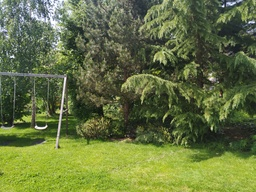
#> input picture images/random_forest2.jpg, 256 x 192 px, shrunk from 4000 x 3000 before the run
$ python stitch.py   (older library calls are emulated)
#> lines starting #> are read from the running program, lines starting #| are printed output that depends on the picture; after the words box and inside, x2 and y2 are one past the last pixel; in counts of white or black regions, pixels touching at a corner belong together
### Stitcher.py
# import the necessary packages
import imutils
import numpy as np
import cv2
import copy


class Stitcher:
    def __init__(self):
        # determine if we are using OpenCV v3.X
        self.isv3 = imutils.is_cv3(or_better=True)

    def stitch(self, imageA, imageB, ratio=0.75, reprojThresh=4.0, showMatches=False):
        # unpack the images, then detect keypoints and extract
        # local invariant descriptors from them
        # (imageB, imageA) = images
        (kpsA, featuresA) = self.detectAndDescribe(imageA)
        (kpsB, featuresB) = self.detectAndDescribe(imageB)
        # match features between the two images
        M = self.matchKeypoints(kpsA, kpsB, featuresA, featuresB, ratio, reprojThresh)
        # if the match is None, then there aren't enough matched
        # keypoints to create a panorama
        if M is None:
            return None
        # otherwise, apply a perspective warp to stitch the images
        # together
        (matches, H, status) = M
        result = cv2.warpPerspective(imageA, H, (imageA.shape[1] + imageB.shape[1], imageA.shape[0]))
        result[0:imageB.shape[0], 0:imageB.shape[1]] = imageB
        # check to see if the keypoint matches should be visualized
        if showMatches:
            vis = self.drawMatches(imageA, imageB, kpsA, kpsB, matches,
                                   status)
            # return a tuple of the stitched image and the
            # visualization
            return (result, H, vis)
        # return the stitched image
        return result, H

    def detectAndDescribe(self, image):
        # convert the image to grayscale
        gray = cv2.cvtColor(image, cv2.COLOR_BGR2GRAY)
        # check to see if we are using OpenCV 3.X
        if self.isv3:
            # detect and extract features from the image
            descriptor = cv2.xfeatures2d.SIFT_create()
            (kps, features) = descriptor.detectAndCompute(image, None)
        # otherwise, we are using OpenCV 2.4.X
        else:
            # detect keypoints in the image
            detector = cv2.FeatureDetector_create("SIFT")
            kps = detector.detect(gray)
            # extract features from the image
            extractor = cv2.DescriptorExtractor_create("SIFT")
            (kps, features) = extractor.compute(gray, kps)
        # convert the keypoints from KeyPoint objects to NumPy
        # arrays
        kps = np.float32([kp.pt for kp in kps])
        # return a tuple of keypoints and features
        return (kps, features)

    def matchKeypoints(self, kpsA, kpsB, featuresA, featuresB, ratio, reprojThresh):
        # compute the raw matches and initialize the list of actual
        # matches
        matcher = cv2.DescriptorMatcher_create("BruteForce")
        rawMatches = matcher.knnMatch(featuresA, featuresB, 2)
        matches = []
        # loop over the raw matches
        for m in rawMatches:
            # ensure the distance is within a certain ratio of each
            # other (i.e. Lowe's ratio test)
            if len(m) == 2 and m[0].distance < m[1].distance * ratio:
                matches.append((m[0].trainIdx, m[0].queryIdx))
        # computing a homography requires at least 4 matches
        if len(matches) > 4:
            # construct the two sets of points
            ptsA = np.float32([kpsA[i] for (_, i) in matches])
            ptsB = np.float32([kpsB[i] for (i, _) in matches])
            # compute the homography between the two sets of points
            (H, status) = cv2.findHomography(ptsA, ptsB, cv2.RANSAC,
                                             reprojThresh)
            # return the matches along with the homograpy matrix
            # and status of each matched point
            return (matches, H, status)
        # otherwise, no homograpy could be computed
        return None

    def drawMatches(self, imageA, imageB, kpsA, kpsB, matches, status):
        # initialize the output visualization image
        (hA, wA) = imageA.shape[:2]
        (hB, wB) = imageB.shape[:2]
        vis = np.zeros((max(hA, hB), wA + wB, 3), dtype="uint8")
        vis[0:hA, 0:wA] = imageA
        vis[0:hB, wA:] = imageB
        # loop over the matches
        for ((trainIdx, queryIdx), s) in zip(matches, status):
            # only process the match if the keypoint was successfully
            # matched
            if s == 1:
                # draw the match
                ptA = (int(kpsA[queryIdx][0]), int(kpsA[queryIdx][1]))
                ptB = (int(kpsB[trainIdx][0]) + wA, int(kpsB[trainIdx][1]))
                cv2.line(vis, ptA, ptB, (0, 255, 0), 1)
        # return the visualization
        return vis

### stitch.py
import time

import cv2
import imutils
from Stitcher import Stitcher
import copy
import numpy as np

if __name__ == "__main__":
    imageA = cv2.imread("images/random_forest2.jpg")
#> imageA is the input picture: shape (192, 256, 3); mean B, G, R 65.2, 114.2, 100.8
    imageB = cv2.imread("images/random_forest1_lowexposure.jpg")
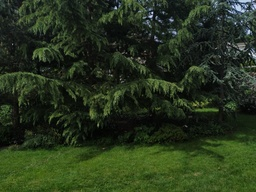
#> input picture images/random_forest1_lowexposure.jpg, 256 x 192 px, shrunk from 4000 x 3000 before the run
#> imageB is the input picture: shape (192, 256, 3); mean B, G, R 29.2, 52.7, 39.2
    # imageA = cv2.imread("images/boat1.jpg")
    # imageB = cv2.imread("images/boat2.jpg")
    imageA = imutils.resize(imageA, width=2000)
#> imageA: shape (1500, 2000, 3)
    imageB = imutils.resize(imageB, width=2000)
#> imageB: shape (1500, 2000, 3)
    # stitch the images together to create a panorama
    stitcher = Stitcher()
    (result, H, vis) = stitcher.stitch(imageB, imageA, showMatches=True)
#> in detectAndDescribe, `gray = cv2.cvtColor(image, cv2.COLOR_BGR2GRAY)`:
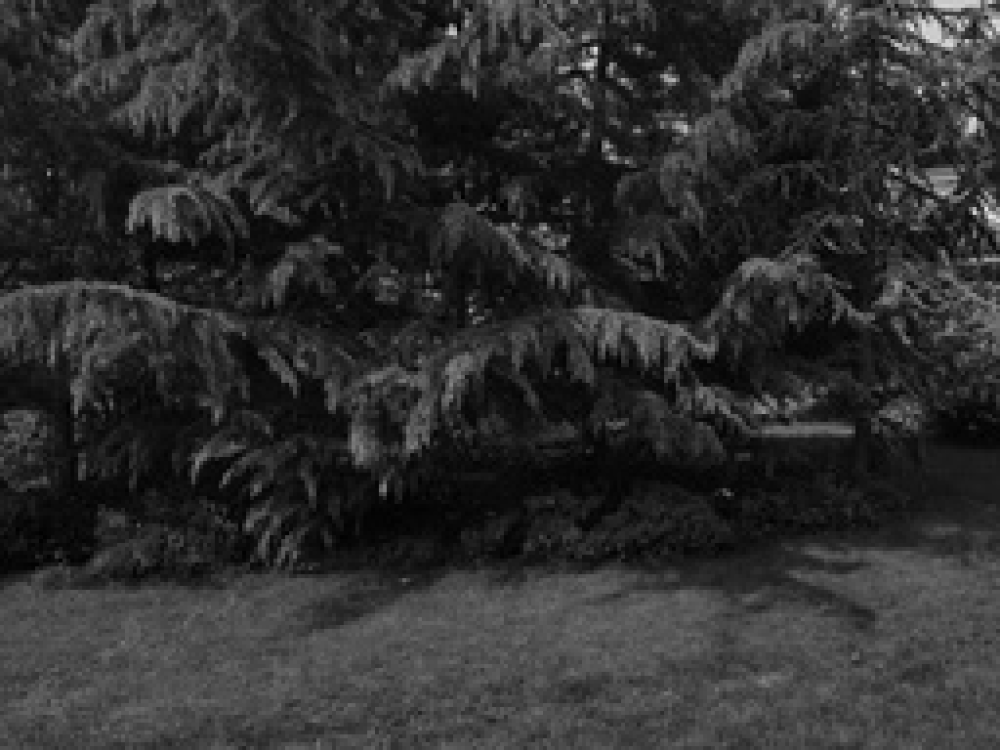
#> gray: shape (1500, 2000) (shown at 1/2 size); min 1, max 227, mean 46
#> in detectAndDescribe, `kps = detector.detect(gray)`: kps = 4363 keypoints; strongest (x, y, size): (1190, 100, 10.1), (904, 62, 13.5), (1949, 424, 8.5), (1178, 130, 16.5)
#> in detectAndDescribe, `kps = np.float32([kp.pt for kp in kps])`: kps = 4363 pairs, first value 5.23 to 1994.5, second value 4.81 to 1488.1
#> in stitch, `(kpsA, featuresA) = self.detectAndDescribe(imageA)`: kpsA has the same summary as kps in detectAndDescribe
#> in detectAndDescribe (call 2), `gray = cv2.cvtColor(image, cv2.COLOR_BGR2GRAY)`:
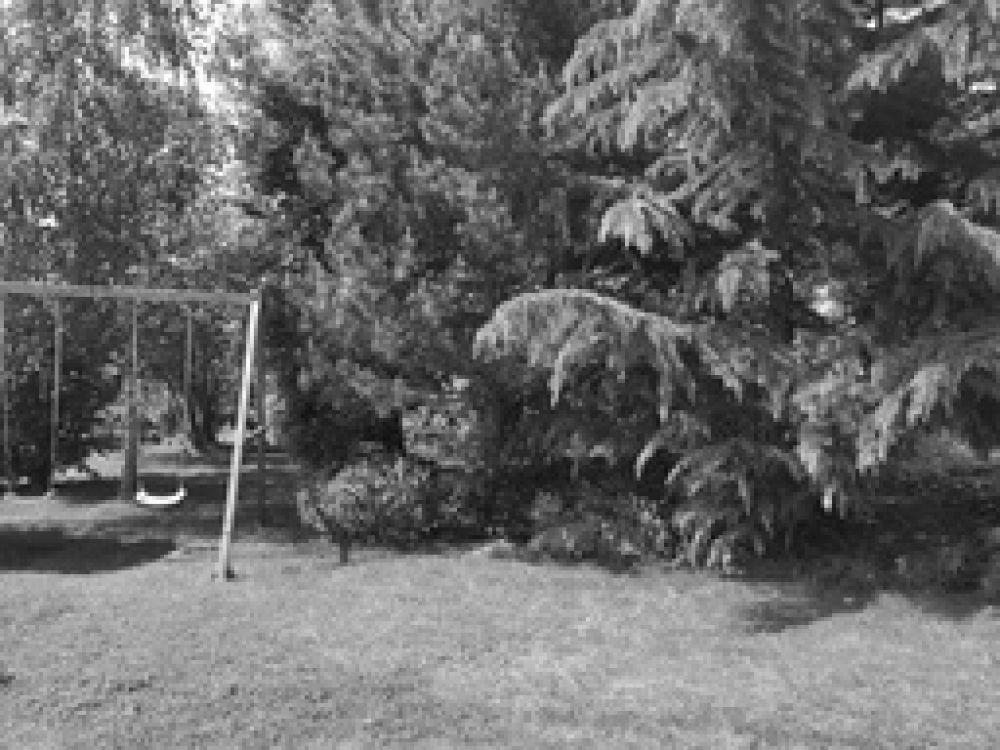
#> gray: shape (1500, 2000) (shown at 1/2 size); min 12, max 254, mean 104.6
#> in detectAndDescribe (call 2), `kps = detector.detect(gray)`: kps = 10470 keypoints; strongest (x, y, size): (1654, 1005, 13.6), (361, 988, 12.2), (284, 992, 15.8), (102, 442, 16)
#> in detectAndDescribe (call 2), `kps = np.float32([kp.pt for kp in kps])`: kps = 10470 pairs, first value 4.74 to 1994.3, second value 4.76 to 1490
#> in stitch, `(kpsB, featuresB) = self.detectAndDescribe(imageB)`: kpsB has the same summary as kps in detectAndDescribe
#> in matchKeypoints, `rawMatches = matcher.knnMatch(featuresA, featuresB, 2)`: rawMatches = 4363 matches
#> after the loop in matchKeypoints, `for m in rawMatches:`: matches = 125 pairs, first value 148 to 10391, second value 2 to 4312
#> in matchKeypoints, `ptsA = np.float32([kpsA[i] for (_, i) in matches])`: ptsA = 125 pairs, first value 5.78 to 1982.4, second value 9.07 to 1163.2
#> in matchKeypoints, `ptsB = np.float32([kpsB[i] for (i, _) in matches])`: ptsB = 125 pairs, first value 29.28 to 1970.3, second value 9.5 to 1462
#> in matchKeypoints, `(H, status) = cv2.findHomography(ptsA, ptsB, cv2.RANSAC, reprojThresh)`: H = [[-0.537, -0.978, 1505.3], [0.0815, 0.0198, 50.6], [-3.75e-05, -0.000814, 1]]; status = 125 values, max 1 at index 6, min 0 at index 0, mean 0.048
#> in drawMatches, `vis[0:hB, wA:] = imageB`:
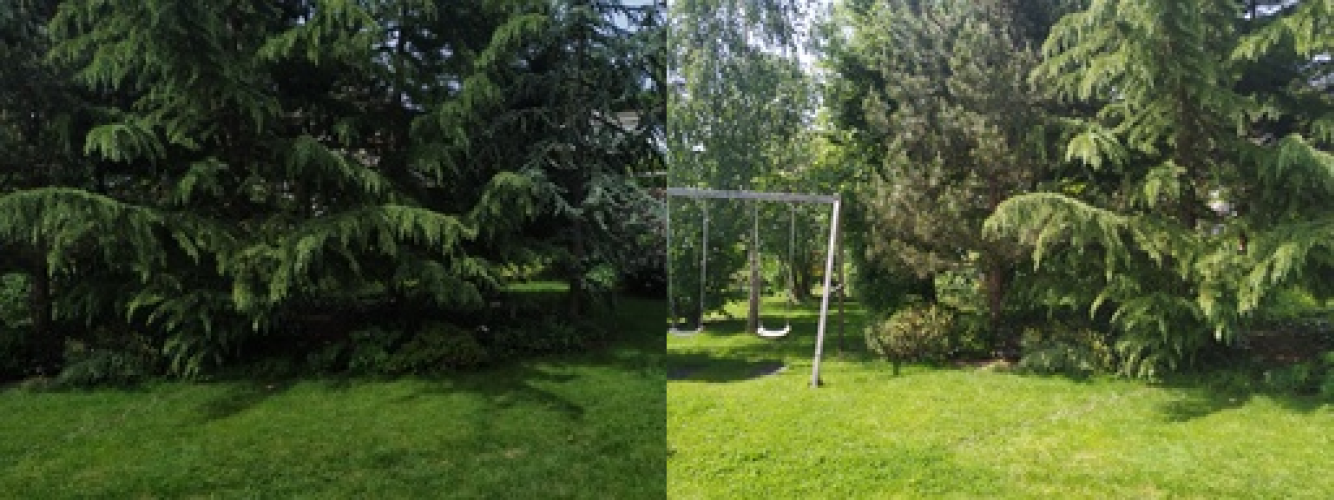
#> vis: shape (1500, 4000, 3) (shown at 1/3 size); mean B, G, R 47.2, 83.4, 70
#> the loop in drawMatches, `for ((trainIdx, queryIdx), s) in zip(matches, status):` made 125 passes
#> (trainIdx, queryIdx, s, ptA, ptB) on passes 7, 8, 25, 34: (9387, 285, [1], (197, 665), (3661, 177)), (9388, 286, [1], (197, 665), (3661, 177)), (9871, 870, [1], (462, 1045), (3790, 829)), (8474, 1070, [1], (568, 1066), (3427, 1072))
#> (ptA, ptB) on passes 102 to 103: ((1857, 294), (2318, 302)), ((1861, 290), (2322, 298))
    # get the wrapped image that we use for blending
    wrapped_image = cv2.warpPerspective(imageB, H, (imageA.shape[1] + imageB.shape[1], imageB.shape[0]))
    src = copy.deepcopy(wrapped_image)
    # convert it to grayscale image
    im_bw = cv2.cvtColor(wrapped_image, cv2.COLOR_RGB2GRAY)
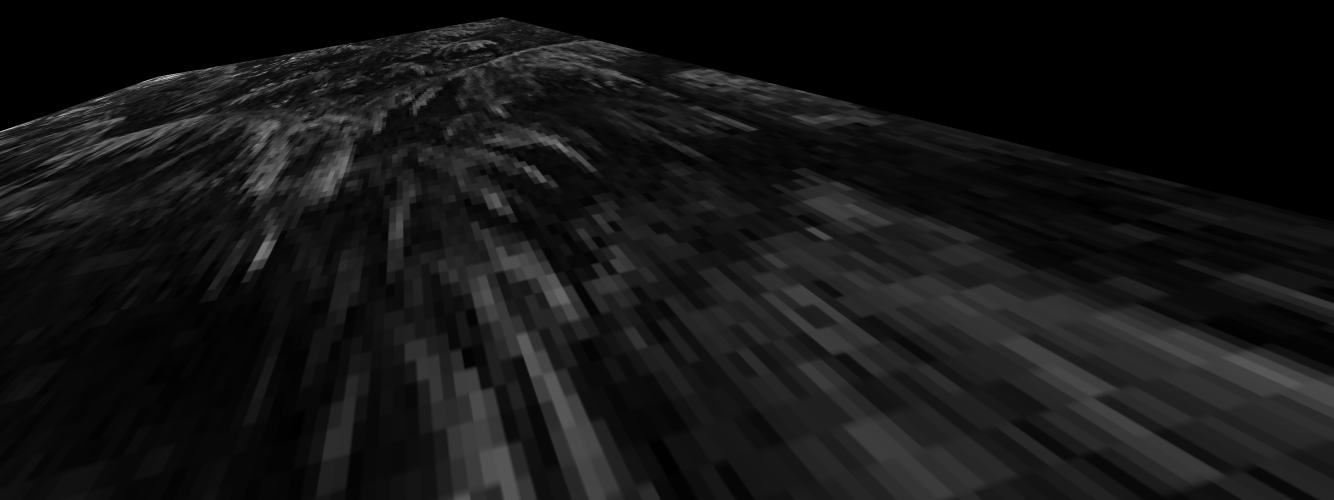
#> im_bw: shape (1500, 4000) (shown at 1/3 size); min 0, max 230, mean 21.3
    # threshold the image
    ret, thresh_im = cv2.threshold(im_bw, 0, 255, 0)
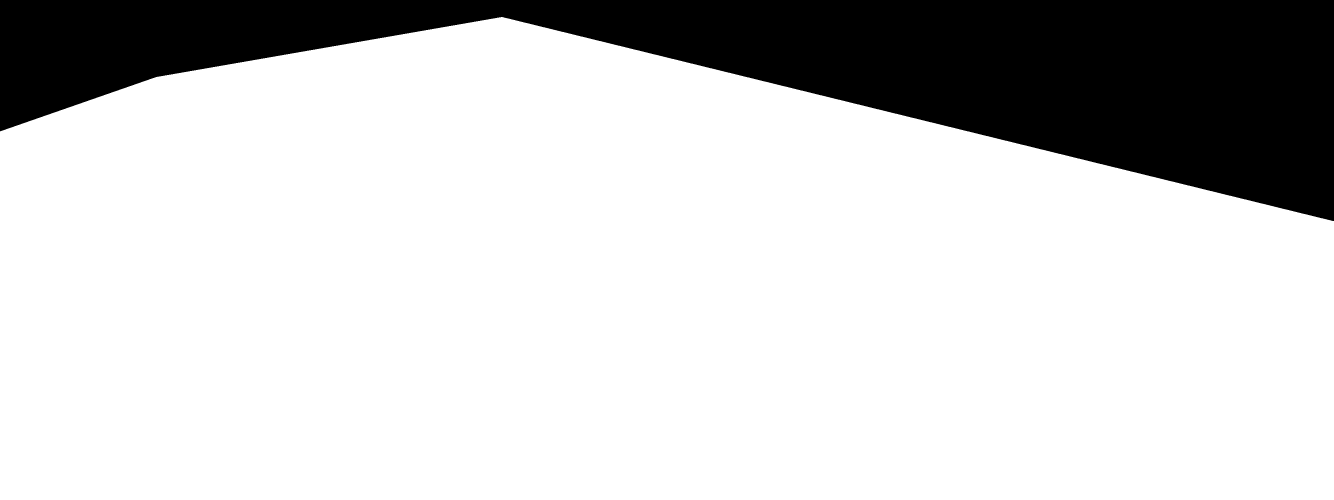
#> thresh_im: shape (1500, 4000) (shown at 1/3 size); 80.3% white; 1 black region
    # calculate the contours from the black and white image
    _, contours, hierarchy = cv2.findContours(im_bw, cv2.RETR_TREE, cv2.CHAIN_APPROX_SIMPLE)
#> contours = 1 contour; box (x1, y1, x2, y2) and area: (0, 51, 4000, 1500) 4811618
    # approximate the contour by polygon
    # this polygon is used as mask for the blending
    epsilon = 0.1 * cv2.arcLength(contours[0], True)
#> epsilon = 1033.5
    polygon = cv2.approxPolyDP(contours[0], epsilon, True)
#> polygon = [[0, 394], [0, 1499], [3999, 1499]]
    src_mask = np.zeros(src.shape, src.dtype)
    cv2.fillPoly(src_mask, [polygon], (255, 255, 255))
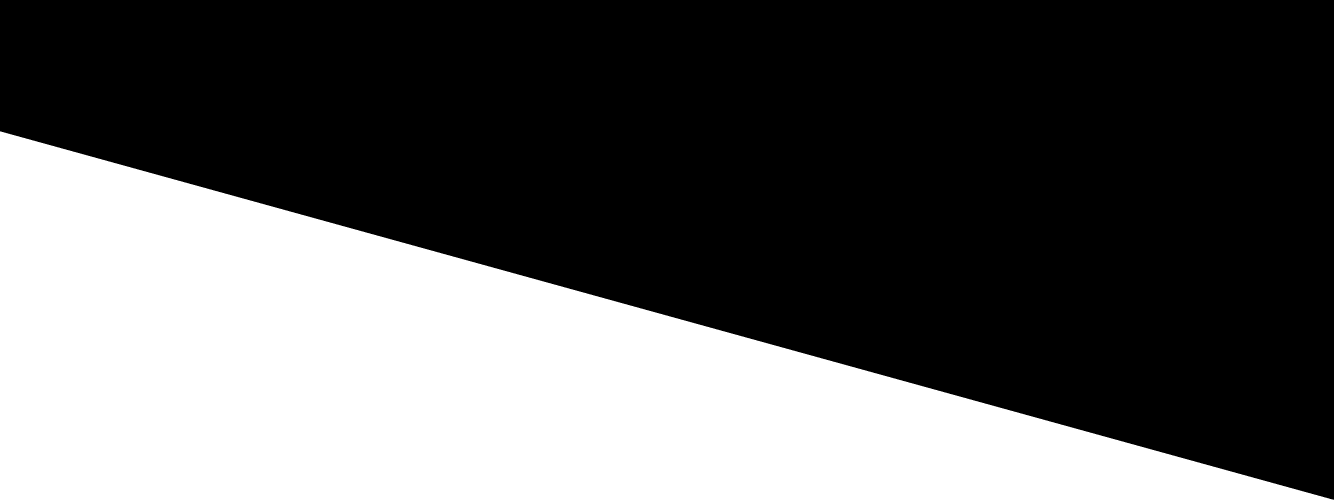
#> src_mask: shape (1500, 4000, 3) (shown at 1/3 size); 36.9% white; 1 white region, box (x1, y1, x2, y2) and area: (0, 394, 4000, 1500) 2214000
    # calculate moment of contour
    M = cv2.moments(contours[0])
#> M = moments, m00 4811617.5, centre m10/m00, m01/m00 = (1882.8, 885.3)
    # calculate center of contour from moment
    cx = int(M['m10'] / M['m00'])
#> cx = 1882
    cy = int(M['m01'] / M['m00'])
#> cy = 885
    dest = copy.deepcopy(result)
    # center of the srouce image
    center = (cx, int(dest.shape[0]/2))
#> center = (1882, 750)
    start = time.time()
    # apply poisson blending
#> (the run stopped early here; a loop or call above may not have finished)
